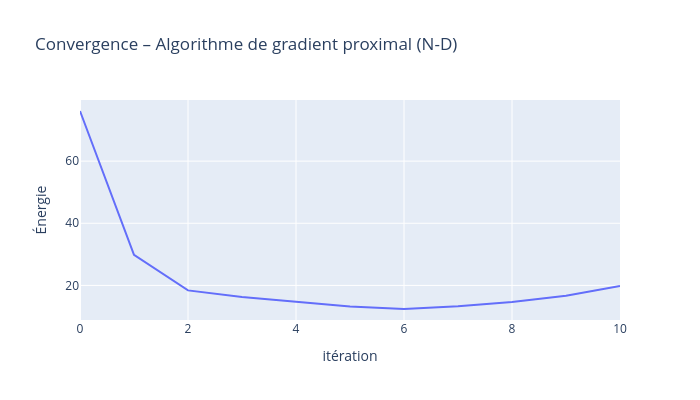

The cell this chart's notebook holds for it:
### Code cell
df = pandas.DataFrame({
    "itération": np.arange(Niter+1),
    "Énergie": En
})

fig = px.line(
    df,
    x="itération",
    y="Énergie",
    title="Convergence – Algorithme de gradient proximal (N-D)",
    width=700,
    height=400
)
fig.show()

### Figure 1 — Plotly figure (JSON) as saved in the notebook; plotly's stock layout.template omitted (floating-point values rounded to 4 significant figures)
{"data": [{"hovertemplate": "itération=%{x}<br>Énergie=%{y}<extra></extra>", "legendgroup": "", "line": {"color": "#636efa", "dash": "solid"}, "marker": {"symbol": "circle"}, "mode": "lines", "name": "", "orientation": "v", "showlegend": false, "type": "scatter", "x": [0, 1, 2, 3, 4, 5, 6, 7, 8, 9, 10], "xaxis": "x", "y": [76.14, 29.86, 18.4, 16.24, 14.75, 13.22, 12.41, 13.3, 14.63, 16.66, 19.81], "yaxis": "y"}], "layout": {"height": 400, "legend": {"tracegroupgap": 0}, "title": {"text": "Convergence – Algorithme de gradient proximal (N-D)"}, "width": 700, "xaxis": {"anchor": "y", "domain": [0, 1], "title": {"text": "itération"}}, "yaxis": {"anchor": "x", "domain": [0, 1], "title": {"text": "Énergie"}}}}
